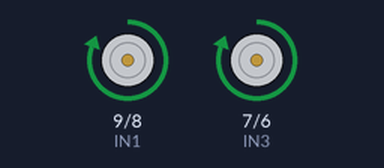
A sketch run on a simulated Arduino Uno, built with avr-gcc and run on an emulated ATmega328P. Parts: motor-driver pin pairs drawn as motors (green arrow = first pin HIGH = forward, orange = second pin HIGH = backward, longer = more drive, scaled by the enable pin).

Above: at 2.5 s.
At 7.5 s:
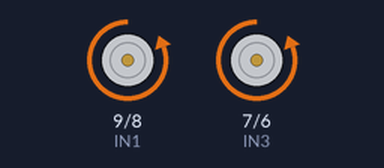
Timing chart, 0 to 13.0 s (numbered marks = the images above):
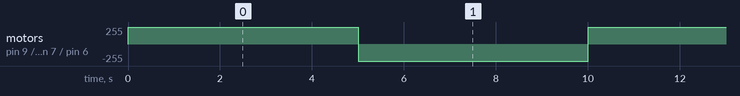

The sketch:

L289N_2wd_driver_basics.ino
```cpp
int ENA = 10;
int IN1 = 9;
int IN2 = 8;

int IN3 = 7;
int IN4 = 6;
int ENB = 5;

void setup() {
  // put your setup code here, to run once:
  Serial.begin(9600);

  pinMode(ENA, OUTPUT);
  pinMode(IN1, OUTPUT);
  pinMode(IN2, OUTPUT);
  pinMode(ENB, OUTPUT);
  pinMode(IN3, OUTPUT);
  pinMode(IN4, OUTPUT);


}

void loop() {
  // put your main code here, to run repeatedly:

  moveForward(150);
  delay(5000);
 moveBackward(150);
  delay(5000);

}

  void moveForward(int speed){
    digitalWrite(IN1, HIGH);
    digitalWrite(IN2, LOW);
    digitalWrite(ENA, speed);

    digitalWrite(IN3, HIGH);
    digitalWrite(IN4, LOW);
    digitalWrite(ENB, speed);

}

  void moveBackward(int speed){
    digitalWrite(IN1, LOW);
    digitalWrite(IN2, HIGH);
    digitalWrite(ENA, speed);

    digitalWrite(IN3, LOW);
    digitalWrite(IN4, HIGH);
    digitalWrite(ENB, speed);

}

  void turnLeft(int speed){
    digitalWrite(IN1, LOW);
    digitalWrite(IN2, HIGH);
    digitalWrite(ENA, speed);

    digitalWrite(IN3, HIGH);
    digitalWrite(IN4, LOW);
    digitalWrite(ENB, speed);
}

  void turnRight(int speed){
    digitalWrite(IN1, HIGH);
    digitalWrite(IN2, LOW);
    digitalWrite(ENA, speed);

    digitalWrite(IN3, LOW);
    digitalWrite(IN4, HIGH);
    digitalWrite(ENB, speed);
}

  void stopMoving(){
    digitalWrite(IN1, LOW);
    digitalWrite(IN2, HIGH);
    digitalWrite(ENA, 0);

    digitalWrite(IN3, LOW);
    digitalWrite(IN4, HIGH);
    digitalWrite(ENB, 0);
}
```

Measured:
- by itself, motor on pin 9 (IN1) / pin 8 (IN2), motor on pin 7 (IN3) / pin 6 (IN4): alternates forward 255/255 for 5.0 s and backward 255/255 for 5.0 s
